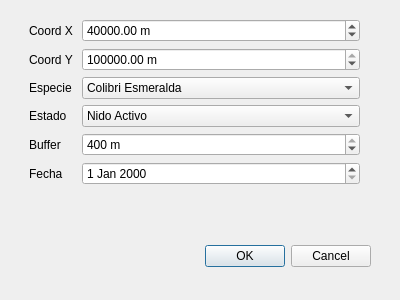
<?xml version="1.0" encoding="UTF-8"?>
<ui version="4.0">
 <class>AgregarNidoDialogBase</class>
 <widget class="QDialog" name="AgregarNidoDialogBase">
  <property name="geometry">
   <rect>
    <x>0</x>
    <y>0</y>
    <width>400</width>
    <height>300</height>
   </rect>
  </property>
  <property name="windowTitle">
   <string>Agregar Nido </string>
  </property>
  <widget class="QDialogButtonBox" name="button_box">
   <property name="geometry">
    <rect>
     <x>30</x>
     <y>240</y>
     <width>341</width>
     <height>32</height>
    </rect>
   </property>
   <property name="orientation">
    <enum>Qt::Horizontal</enum>
   </property>
   <property name="standardButtons">
    <set>QDialogButtonBox::Cancel|QDialogButtonBox::Ok</set>
   </property>
  </widget>
  <widget class="QWidget" name="formLayoutWidget">
   <property name="geometry">
    <rect>
     <x>29</x>
     <y>19</y>
     <width>331</width>
     <height>201</height>
    </rect>
   </property>
   <layout class="QFormLayout" name="formLayout">
    <item row="0" column="0">
     <widget class="QLabel" name="coordXLabel">
      <property name="text">
       <string>Coord X</string>
      </property>
     </widget>
    </item>
    <item row="0" column="1">
     <widget class="QDoubleSpinBox" name="spbX">
      <property name="suffix">
       <string> m</string>
      </property>
      <property name="minimum">
       <double>10000.000000000000000</double>
      </property>
      <property name="maximum">
       <double>1000000.000000000000000</double>
      </property>
      <property name="value">
       <double>40000.000000000000000</double>
      </property>
     </widget>
    </item>
    <item row="1" column="0">
     <widget class="QLabel" name="coordYLabel">
      <property name="text">
       <string>Coord Y </string>
      </property>
     </widget>
    </item>
    <item row="1" column="1">
     <widget class="QDoubleSpinBox" name="spbY">
      <property name="suffix">
       <string> m</string>
      </property>
      <property name="maximum">
       <double>10000000.000000000000000</double>
      </property>
      <property name="value">
       <double>1500000.000000000000000</double>
      </property>
     </widget>
    </item>
    <item row="2" column="0">
     <widget class="QLabel" name="especieLabel">
      <property name="text">
       <string>Especie </string>
      </property>
     </widget>
    </item>
    <item row="2" column="1">
     <widget class="QComboBox" name="especieComboBox">
      <item>
       <property name="text">
        <string>Colibri Esmeralda</string>
       </property>
      </item>
      <item>
       <property name="text">
        <string>Colibri </string>
       </property>
      </item>
      <item>
       <property name="text">
        <string>No Identificado</string>
       </property>
      </item>
     </widget>
    </item>
    <item row="3" column="0">
     <widget class="QLabel" name="estadoLabel">
      <property name="text">
       <string>Estado </string>
      </property>
     </widget>
    </item>
    <item row="3" column="1">
     <widget class="QComboBox" name="cmbEstado">
      <item>
       <property name="text">
        <string>Nido Activo </string>
       </property>
      </item>
      <item>
       <property name="text">
        <string>Nido Inactivo </string>
       </property>
      </item>
     </widget>
    </item>
    <item row="4" column="0">
     <widget class="QLabel" name="bufferLabel">
      <property name="text">
       <string>Buffer</string>
      </property>
     </widget>
    </item>
    <item row="4" column="1">
     <widget class="QSpinBox" name="spbBuffDist">
      <property name="suffix">
       <string> m</string>
      </property>
      <property name="minimum">
       <number>200</number>
      </property>
      <property name="maximum">
       <number>400</number>
      </property>
      <property name="value">
       <number>400</number>
      </property>
     </widget>
    </item>
    <item row="5" column="0">
     <widget class="QLabel" name="fechaLabel">
      <property name="text">
       <string>Fecha</string>
      </property>
     </widget>
    </item>
    <item row="5" column="1">
     <widget class="QDateEdit" name="date"/>
    </item>
   </layout>
  </widget>
 </widget>
 <resources/>
 <connections>
  <connection>
   <sender>button_box</sender>
   <signal>accepted()</signal>
   <receiver>AgregarNidoDialogBase</receiver>
   <slot>accept()</slot>
   <hints>
    <hint type="sourcelabel">
     <x>20</x>
     <y>20</y>
    </hint>
    <hint type="destinationlabel">
     <x>20</x>
     <y>20</y>
    </hint>
   </hints>
  </connection>
  <connection>
   <sender>button_box</sender>
   <signal>rejected()</signal>
   <receiver>AgregarNidoDialogBase</receiver>
   <slot>reject()</slot>
   <hints>
    <hint type="sourcelabel">
     <x>20</x>
     <y>20</y>
    </hint>
    <hint type="destinationlabel">
     <x>20</x>
     <y>20</y>
    </hint>
   </hints>
  </connection>
 </connections>
</ui>
